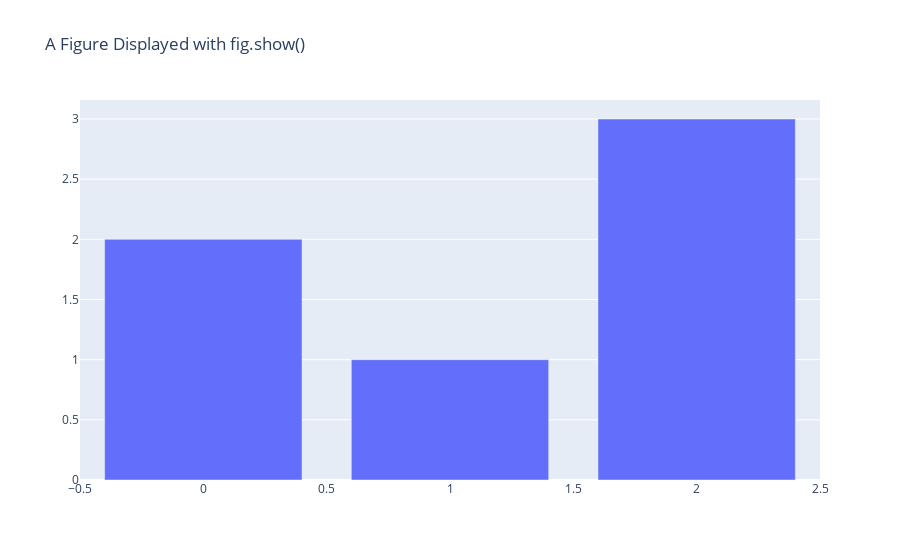

Notebook cell for this chart:
### Code cell
import plotly.graph_objects as go
fig = go.Figure(
    data=[go.Bar(y=[2, 1, 3])],
    layout_title_text="A Figure Displayed with fig.show()"
)
fig.show()

### Figure 1 — Plotly figure (JSON) as saved in the notebook; plotly's stock layout.template omitted (floating-point values rounded to 4 significant figures)
{"data": [{"y": [2, 1, 3], "type": "bar"}], "layout": {"title": {"text": "A Figure Displayed with fig.show()"}}}
